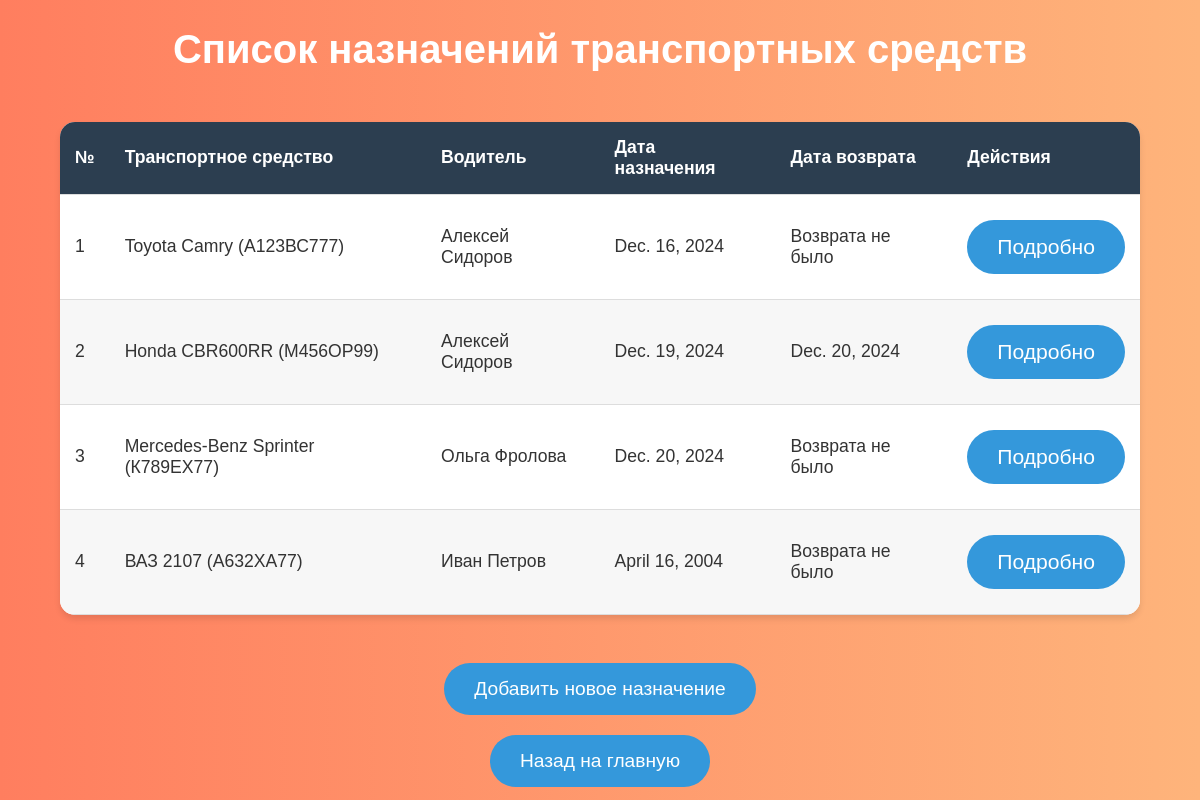
/assignments/, run on the app's committed database.
### lab7app/models.py (models this page shows, shortened)
class VehicleAssignment(models.Model):
    assignment_id = models.AutoField(primary_key=True)
    vehicle = models.ForeignKey(Vehicle, on_delete=models.CASCADE)
    driver = models.ForeignKey(Driver, on_delete=models.CASCADE)
    assignment_date = models.DateField()
    return_date = models.DateField(null=True, blank=True)

class Vehicle(models.Model):
    vehicle_id = models.AutoField(primary_key=True)
    type = models.CharField(max_length=255)
    model = models.CharField(max_length=255)
    brand = models.CharField(max_length=255)
    manufacture_year = models.IntegerField()
    registration_number = models.CharField(max_length=255, unique=True)
    def __str__(self):
        return f"{self.brand} {self.model} ({self.registration_number})"

class Driver(models.Model):
    driver_id = models.AutoField(primary_key=True)
    first_name = models.CharField(max_length=255)
    last_name = models.CharField(max_length=255)
    license_number = models.CharField(max_length=255, unique=True)
    birth_date = models.DateField()
    driving_experience = models.IntegerField()
    def __str__(self):
        return f"{self.first_name} {self.last_name}"

### lab7app/views.py (the view)
# urls.py: path('assignments/', views.assignments, name='assignments'),
def assignments(request):
    assignments = VehicleAssignment.objects.all()
    return render(request, 'assignments.html', {'assignments': assignments})

### lab7app/templates/assignments.html (shortened to what this page needs)
{% load static %}
<!DOCTYPE html>
<html lang="ru">
<head>
    <link rel="stylesheet" href="{% static 'styles.css' %}">
</head>
<body class="assignments">
    <h1>Список назначений транспортных средств</h1>
    <table>
        <thead>
            <tr>
                <th>№</th>
                <th>Транспортное средство</th>
                <th>Водитель</th>
                <th>Дата назначения</th>
                <th>Дата возврата</th>
                <th>Действия</th>
            </tr>
        </thead>
        <tbody>
            {% for assignment in assignments %}
            <tr>
                <td>{{ forloop.counter }}</td>
                <td>{{ assignment.vehicle }}</td>
                <td>{{ assignment.driver }}</td>
                <td>{{ assignment.assignment_date }}</td>
                <td>{% if assignment.return_date %}
                    {{ assignment.return_date }}
                    {% else %}
                        Возврата не было
                    {% endif %}
                <td>
                    <a href="{% url 'assignment_detail' assignment.assignment_id %}">
                        <button>Подробно</button>
                    </a>
                </td>
            </tr>
            {% endfor %}
        </tbody>
    </table>
    <br>
    <a href="{% url 'add_assignment' %}">
        <button>Добавить новое назначение</button>
    </a>
    <a href="{% url 'home' %}">
        <button>Назад на главную</button>
    </a>
</body>
</html>

### lab7app/static/styles.css (style rules this page uses)
body { font-family: 'Arial', sans-serif; background: linear-gradient(to right, #ff7e5f, #feb47b); color: #333; margin: 0; padding: 0; display: flex; flex-direction: column; justify-content: flex-start; align-items: center; height: 100vh; text-align: center; }
h1 { font-size: 2.5em; color: #ffffff; margin-bottom: 30px; font-weight: bold; }
button { padding: 15px 30px; font-size: 1.2em; margin: 10px 0; border-radius: 50px; border: none; cursor: pointer; transition: background-color 0.3s ease, transform 0.3s ease; background-color: #3498db; color: white; }
table { width: 90%; margin: 20px 0; border-collapse: collapse; border-radius: 15px; overflow: hidden; box-shadow: 0 4px 6px rgba(0, 0, 0, 0.1); background-color: #ffffff; }
table th, table td { padding: 15px; font-size: 1.1em; text-align: left; border-bottom: 1px solid #ddd; }
table th { background-color: #2c3e50; color: white; }
table tr:nth-child(even) { background-color: #f7f7f7; }
a { text-decoration: none; color: inherit; }

### data on the page
VehicleAssignment: vehicle "Toyota Camry (А123ВС777)", driver "Алексей Сидоров", assignment_date "Dec. 16, 2024", shows "Возврата не было"
VehicleAssignment: vehicle "Honda CBR600RR (М456ОР99)", driver "Алексей Сидоров", assignment_date "Dec. 19, 2024", return_date "Dec. 20, 2024"
VehicleAssignment: vehicle "Mercedes-Benz Sprinter (К789ЕХ77)", driver "Ольга Фролова", assignment_date "Dec. 20, 2024", shows "Возврата не было"
VehicleAssignment: vehicle "ВАЗ 2107 (А632ХА77)", driver "Иван Петров", assignment_date "April 16, 2004", shows "Возврата не было"
